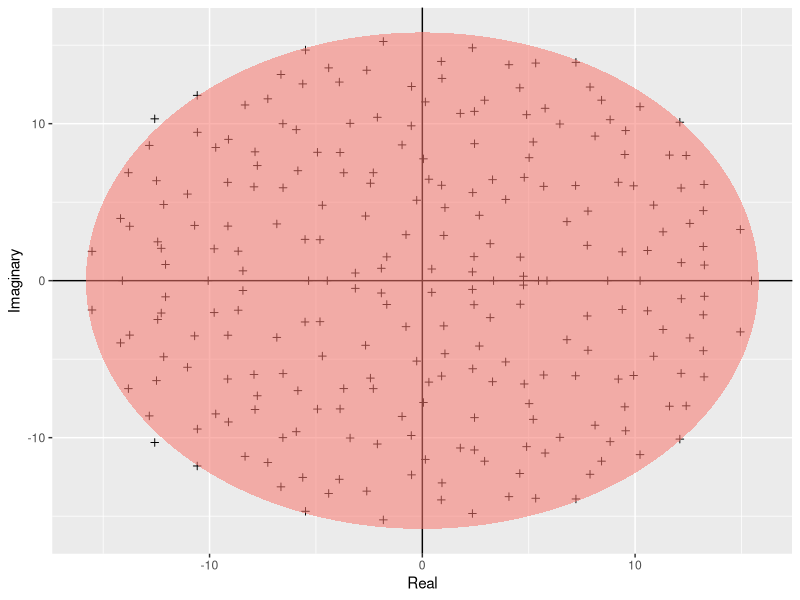

Write the R code that produced this figure.
#!/bin/env Rscript

# Author: Maddalena Cella mc2820@ic.ac.uk
# Script: Girko.R
# Description: plot Girko law simulation
# Input: Rscript Girko.R
# Output: plot in results directory named Girko.pdf
# Arguments:0
# Date: October 2020

library(ggplot2)

build_ellipse <- function(hradius, vradius){ # function that returns an ellipse
  npoints = 250
  a <- seq(0, 2 * pi, length = npoints + 1)
  x <- hradius * cos(a)
  y <- vradius * sin(a)  
  return(data.frame(x = x, y = y))
}

N <- 250 # Assign size of the matrix

M <- matrix(rnorm(N * N), N, N) # Build the matrix

eigvals <- eigen(M)$values # Find the eigenvalues

eigDF <- data.frame("Real" = Re(eigvals), "Imaginary" = Im(eigvals)) # Build a dataframe

my_radius <- sqrt(N) # The radius of the circle is sqrt(N)

ellDF <- build_ellipse(my_radius, my_radius) # Dataframe to plot the ellipse

names(ellDF) <- c("Real", "Imaginary") # rename the columns

pdf("../Results/Girko.pdf", # Open blank pdf page using a relative path
    11.7, 8.3)
# plot the eigenvalues
ggplot(eigDF, aes(x = Real, y = Imaginary))+
    geom_point(shape = I(3)) + theme(legend.position = "none")+
    geom_hline(aes(yintercept = 0))+ geom_vline(aes(xintercept = 0)) +
    geom_polygon(data = ellDF, aes(x = Real, y = Imaginary, alpha = 1/20, fill = "red"))
dev.off()